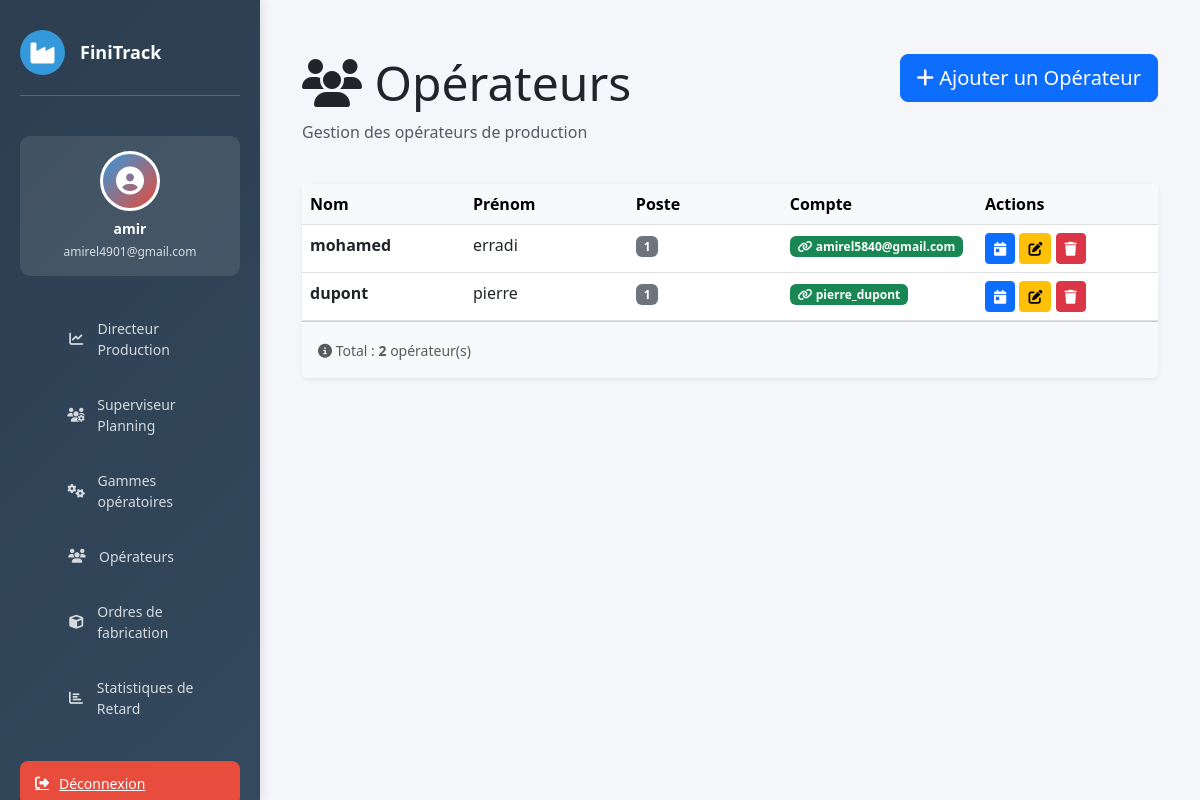
The page /operateurs/ (signed in) on the database as committed earlier.
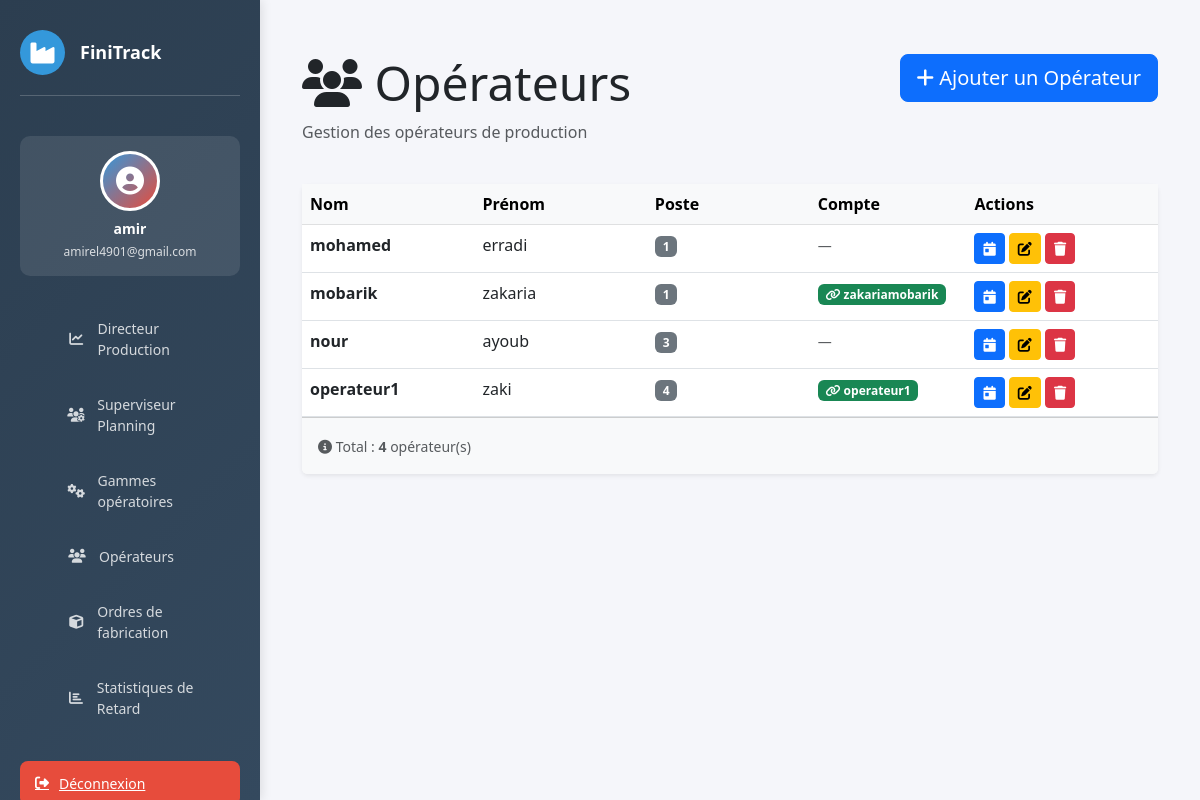
The same page on the database as committed later.
### website/models.py (models this page shows, shortened)
class Operateur(models.Model):
    SHIFT_CHOICES = [
        ('matin',      'Matin      (06h → 14h)'),
        ('normal',     'Normal     (08h → 17h)'),
        ('apres_midi', 'Après-midi (14h → 22h)'),
    ]
    nom    = models.CharField(max_length=100)
    prenom = models.CharField(max_length=100)
    poste  = models.IntegerField(null=True, blank=True)
    shift  = models.CharField(
        max_length=20,
        choices=SHIFT_CHOICES,
        default='normal',
        verbose_name="Type de shift"
    )
    user   = models.OneToOneField(
        User, null=True, blank=True,
        on_delete=models.SET_NULL,
        related_name='operateur_profil',
        verbose_name="Compte utilisateur"
    )
    photo_profil = models.ImageField(
    upload_to='operateurs/photos/',
    null=True,
    blank=True,
    verbose_name="Photo de profil"
)

### website/views.py (the view)
# urls.py: path('operateurs/', views.operateurs_list, name='operateur_list'),
@login_required(login_url='home')
def operateurs_list(request):
    operateurs = Operateur.objects.all().order_by('poste')
    context = {
        'operateurs': operateurs,
    }
    return render(request, 'operateur/operateur_list.html', context)

### website/templates/operateur/operateur_list.html (shortened to what this page needs)
{% extends 'base.html' %}
{% load static %}
{% block content %}
<div class="container-fluid mt-4">
    <div class="row mb-4">
        <div class="col-md-8">
            <h1 class="display-5">
                <i class="fas fa-users"></i> Opérateurs
            </h1>
            <p class="text-muted">Gestion des opérateurs de production</p>
        </div>
        <div class="col-md-4 text-end">
            <a href="{% url 'ajouter_operateur' %}" class="btn btn-primary btn-lg">
                <i class="fas fa-plus"></i> Ajouter un Opérateur
            </a>
        </div>
    </div>
    <div class="card border-0 shadow-sm">
        <div class="card-body p-0">
            {% if operateurs %}
                <div class="table-responsive">
                    <table class="table table-hover mb-0">
                        <thead class="table-light">
                            <tr>
                                <th style="width: 18%">Nom</th>
                                <th style="width: 18%">Prénom</th>
                                <th style="width: 17%">Poste</th>
                                <th style="width: 12%">Compte</th>
                                <th style="width: 20%">Actions</th>
                            </tr>
                        </thead>
                        <tbody>
                            {% for operateur in operateurs %}
                            <tr>
                                <td>
                                    <strong>{{ operateur.nom }}</strong>
                                </td>
                                <td>
                                    {{ operateur.prenom }}
                                </td>
                                <td>
                                    {% if operateur.poste %}
                                        <span class="badge bg-secondary">{{ operateur.poste }}</span>
                                    {% else %}
                                        <span class="text-muted">-</span>
                                    {% endif %}
                                </td>
                                <td>
                                    {% if operateur.user %}
                                        <span class="badge bg-success"><i class="fas fa-link"></i> {{ operateur.user.username }}</span>
                                    {% else %}
                                        <span class="text-muted small">—</span>
                                    {% endif %}
                                </td>
                                <td>
                                    <a href="# "
                                       class="btn btn-sm btn-primary"
                                       title="Planning">
                                        <i class="fas fa-calendar-day"></i>
                                    </a>
                                    <a href="{% url 'modifier_operateur' operateur.id %}"
                                       class="btn btn-sm btn-warning"
                                       title="Modifier">
                                        <i class="fas fa-edit"></i>
                                    </a>
                                    <a href="{% url 'supprimer_operateur' operateur.id %}"
                                       class="btn btn-sm btn-danger"
                                       title="Supprimer"
                                       onclick="return confirm('Êtes-vous sûr de vouloir supprimer cet opérateur ?');">
                                        <i class="fas fa-trash"></i>
                                    </a>
                                </td>
                            </tr>
                            {% endfor %}
                        </tbody>
                    </table>
                </div>
                <div class="card-footer bg-light p-3">
                    <small class="text-muted">
                        <i class="fas fa-info-circle"></i>
                        Total : <strong>{{ operateurs.count }}</strong> opérateur(s)
                    </small>
                </div>
            {% endif %}
        </div>
    </div>
</div>
{% endblock %}

### website/templates/base.html (shortened to what this page needs)
{% load static %}
<!DOCTYPE html>
<html lang="fr">
<head>
    <link href="https://cdn.jsdelivr.net/npm/bootstrap@5.3.0/dist/css/bootstrap.min.css" rel="stylesheet">
    <link rel="stylesheet" href="https://cdnjs.cloudflare.com/ajax/libs/font-awesome/6.4.0/css/all.min.css">
</head>
<body>
    {% if user.is_authenticated %}
    <aside class="sidebar">
        <div class="sidebar-header">
            <div class="logo">
                <i class="fas fa-industry"></i>
            </div>
            <h3>FiniTrack</h3>
        </div>
        <div class="user-profile">
            <div class="user-avatar">
                <i class="fas fa-user-circle"></i>
            </div>
            <h6>{{ user.first_name|default:user.username }}</h6>
            <p>{{ user.email }}</p>
        </div>
        <ul class="sidebar-menu">
        {% if user.operateur_profil %}
             <li>
                <a href="{% url 'dashboard' %}">
                    <i class="fas fa-chart-bar"></i>
                    <span>Accueil </span>
                </a>
            </li>
            <li>
                <a href="{% url 'operateur_vue_simple' %}">
                    <i class="fas fa-user-clock"></i>
                    <span>Mon Poste</span>
                </a>
            </li>
            <li>
                <a href="{% url 'dashboard_operateur' operateur_id=user.operateur_profil.id %}">
                    <i class="fas fa-calendar-day"></i>
                    <span>Mon Planning</span>
                </a>
            </li>
        {% else %}
            <li>
                <a href="{% url 'dashboard_directeur' %}">
                    <i class="fas fa-chart-line"></i>
                    <span>Directeur Production</span>
                </a>
            </li>
            <li>
                <a href="{% url 'superviseur_dashboard' %}">
                    <i class="fas fa-users-cog"></i>
                    <span>Superviseur Planning</span>
                </a>
            </li>
            {% if user.is_superuser %}
                <li>
                    <a href="{% url 'gammes_list' %}">
                        <i class="fas fa-cogs"></i>
                        <span>Gammes opératoires</span>
                    </a>
                </li>
                <li>
                    <a href="{% url 'operateur_list' %}">
                        <i class="fas fa-users"></i>
                        <span>Opérateurs</span>
                    </a>
                </li>
                <li>
                    <a href="{% url 'of_list' %}">
                        <i class="fas fa-cube"></i>
                        <span>Ordres de fabrication</span>
                    </a>
                </li>
                    <li>
                    <a href="{% url 'list_retard' %}">
                        <i class="fas fa-chart-bar"></i>
                        <span>Statistiques de Retard</span>
                    </a>
                </li>
            {% endif %}
        {% endif %}
        </ul>
        <a href="{% url 'logout' %}" class="logout-btn">
            <i class="fas fa-sign-out-alt"></i>
            <span>Déconnexion</span>
        </a>
    </aside>
    {% endif %}
    <div class="main-content">
        {% block content %}
        {% endblock %}
    </div>
</body>
</html>

### website/templates/base.html (style rules this page uses)
:root { --primary: #2c3e50; --secondary: #3498db; --danger: #e74c3c; --success: #27ae60; --warning: #f39c12; }
* { margin: 0; padding: 0; box-sizing: border-box; }
body { font-family: 'Segoe UI', Tahoma, Geneva, Verdana, sans-serif; background-color: #f5f6fa; }
.sidebar { position: fixed; top: 0; left: 0; height: 100vh; width: 260px; background: linear-gradient(135deg, var(--primary) 0%, #34495e 100%); color: white; padding: 30px 20px; overflow-y: auto; box-shadow: 2px 0 10px rgba(0,0,0,0.1); z-index: 1000; }
.sidebar-header { display: flex; align-items: center; gap: 15px; margin-bottom: 40px; padding-bottom: 20px; border-bottom: 1px solid rgba(255,255,255,0.2); }
.sidebar-header .logo { width: 45px; height: 45px; background: var(--secondary); border-radius: 50%; display: flex; align-items: center; justify-content: center; font-size: 24px; }
.sidebar-header h3 { font-size: 18px; font-weight: 700; margin: 0; }
.user-profile { background: rgba(255,255,255,0.1); padding: 15px; border-radius: 10px; margin-bottom: 30px; text-align: center; }
.user-avatar { width: 60px; height: 60px; background: linear-gradient(135deg, var(--secondary), var(--danger)); border-radius: 50%; margin: 0 auto 10px; display: flex; align-items: center; justify-content: center; font-size: 28px; border: 3px solid white; }
.user-profile h6 { margin: 10px 0 5px; font-weight: 600; font-size: 14px; }
.user-profile p { margin: 0; font-size: 12px; opacity: 0.8; }
.sidebar-menu { list-style: none; margin-bottom: 30px; }
.sidebar-menu li { margin-bottom: 10px; }
.sidebar-menu a { display: flex; align-items: center; gap: 12px; padding: 12px 15px; color: rgba(255,255,255,0.8); text-decoration: none; border-radius: 8px; transition: all 0.3s ease; font-size: 14px; }
.sidebar-menu i { width: 20px; text-align: center; }
.logout-btn { display: flex; align-items: center; gap: 10px; width: 100%; padding: 12px 15px; background: var(--danger); color: white; border: none; border-radius: 8px; cursor: pointer; font-size: 14px; transition: all 0.3s ease; text-align: left; }
.main-content { margin-left: 260px; padding: 30px; min-height: 100vh; }

Rows that differ between the two databases and show on the page:
changed Operateur "mohamed": user.username "amirel5840@gmail.com" → (not shown); now shows "—"
changed Operateur: nom "dupont" → "mobarik"; prenom "pierre" → "zakaria"; user.username "pierre_dupont" → "zakariamobarik"
added Operateur: nom "nour", prenom "ayoub", poste "3"
added Operateur: nom "operateur1", prenom "zaki", poste "4", user.username "operateur1"
Other text that changed with them:
{{ operateurs.count }}: "2" → "4"
